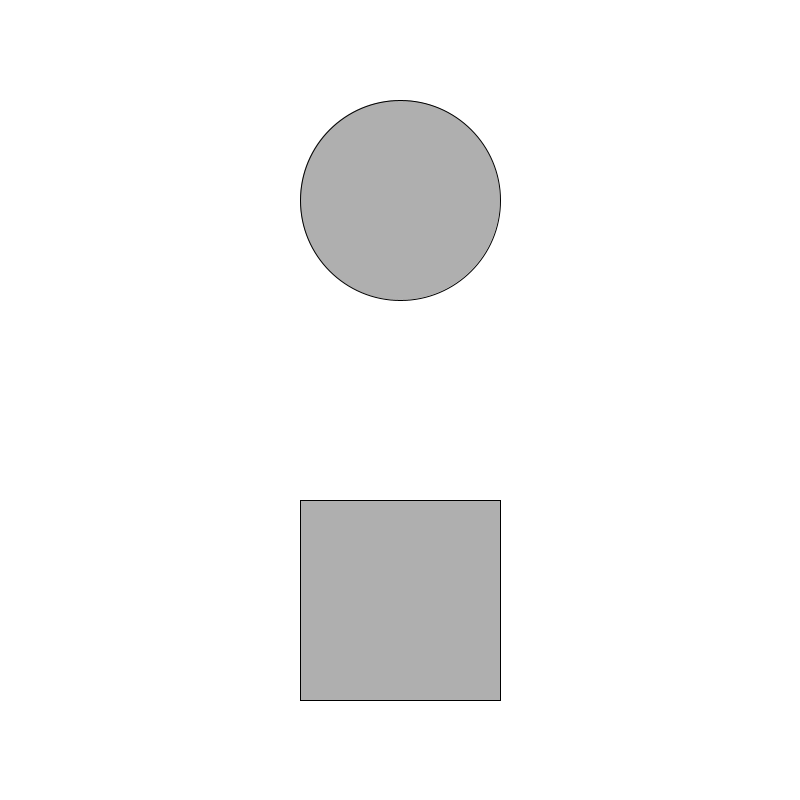
Frame 1 (no input)
Frame 60 (the mouse pressed at the canvas centre just before this capture): identical to frame 1, image omitted
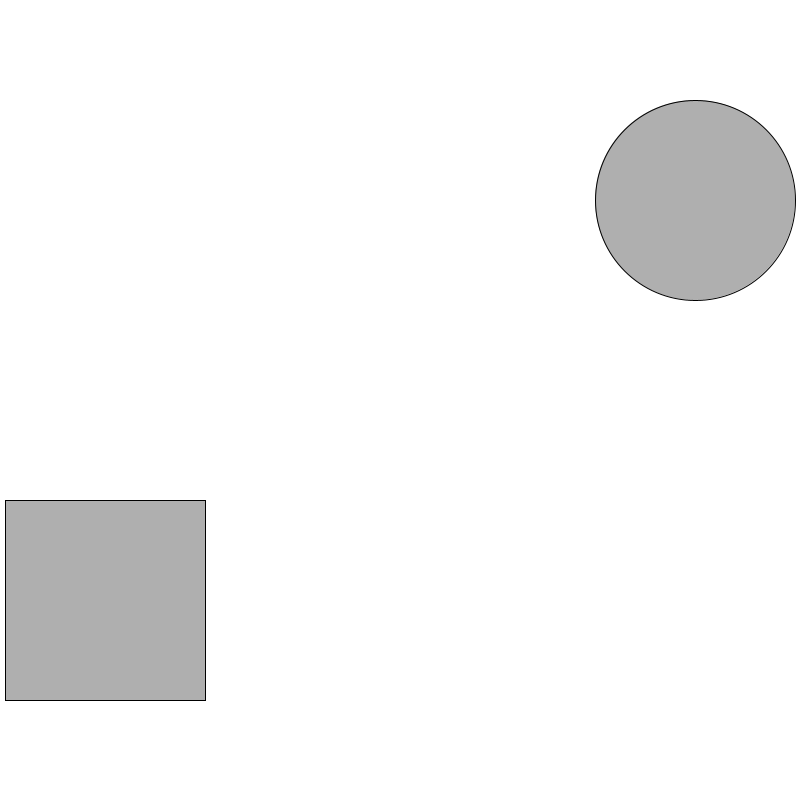
Frame 120 (the mouse held since frame 60 and released just before this capture)

The Processing sketch that drew these frames (run headless with seeded random() and noise(); from frame 60 on, the mouse is pressed at the canvas centre):

// Processing sketch: Jubilee_J_boolean_movecircle
// ── Jubilee_J_boolean_movecircle.pde
// Variables for the shapes' position
int circleX = 400;
int circleY = 200;
int rectX = 400;
int rectY = 600;
int shape = 0;

void setup() {
  size(800, 800); //Display window is 800x800 pixels
  rectMode(CENTER);
}

void draw() {
  //Set fill, background, and stroke
  background(255);
  stroke(0);
  fill(175);
  
  //Draw shapes
  ellipse(circleX, circleY, 200, 200);
  rect(rectX, rectY, 200, 200);
 
  if (mousePressed) {
    //If mouse is pressed, set variable that makes the shapes move to 1
    shape = 1;
  }
  
  if(shape == 1) {
  //Make shapes move when mouse is pressed
  circleX = circleX + 5;
  rectX = rectX - 5;
  }
}
